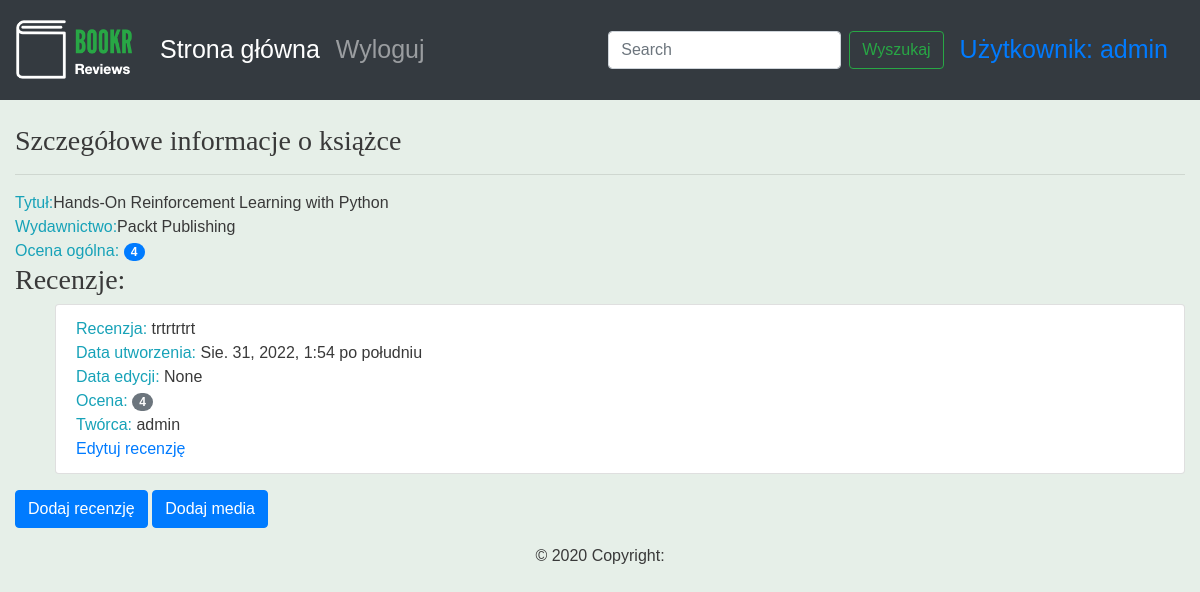
The app's page /book/6/ (signed in) with its own data.
### reviews/models.py (models this page shows, shortened)
class Book(models.Model):
    """Opublikowana książka."""
    title = models.CharField(max_length=70,
                             help_text="Tytuł książki.")
    publication_date = models.DateField(
        verbose_name="Data publikacji książki.")
    isbn = models.CharField(max_length=20,
                            verbose_name="Numer ISBN książki.")
    publisher = models.ForeignKey(Publisher, on_delete=models.CASCADE)
    contributors = models.ManyToManyField("Contributor", through="BookContributor")
    cover = models.ImageField(null=True, blank=True, upload_to="book_covers/")
    sample = models.FileField(null=True, blank=True, upload_to="book_samples/")

class Publisher(models.Model):
    name = models.CharField(max_length=50, help_text="Nazwa wydawnictwa")
    website = models.URLField(help_text="Witryna www")
    email = models.EmailField(help_text="Adres email")
    def __str__(self):
        return self.name

class Review(models.Model):
    content = models.TextField(help_text="Tekst recenzji.")
    rating = models.IntegerField(help_text="Ocena użytkownika.")
    date_created = models.DateTimeField(auto_now_add=True,
                                        help_text="Data i czas utworzenia recenzji.")
    date_edited = models.DateTimeField(null=True,
                                       help_text="Data i czas ostatniej edycji recenzji.")
    creator = models.ForeignKey(auth.get_user_model(), on_delete=models.CASCADE)
    book = models.ForeignKey(Book, on_delete=models.CASCADE,
                             help_text="Recenzowana książka.")

### reviews/views.py (the view)
# urls.py: path('book/<int:pk>/', views.book_detail, name="book_detail"),
def book_detail(request, pk):
    book = get_object_or_404(Book, pk=pk)
    reviews = book.review_set.all()
    if reviews:
        book_rating = average_rating([review.rating for review in reviews])
        context = {'book': book,
                   'book_rating': book_rating,
                   'reviews': reviews}
    else:
        context = {'book': book,
                   'book_rating': None,
                   'reviews': None}
    return render(request, "reviews/book_detail.html", context)

### reviews/utils.py (called while the page is built)
def average_rating(rating_list):
    if not rating_list:
        return 0
    return round(sum(rating_list) / len(rating_list))

### reviews/templates/reviews/book_detail.html (shortened to what this page needs)
{% extends 'base.html' %}
{% block content %}
<br>
<h3>Szczegółowe informacje o książce</h3>
<hr>
<span class="text-info">Tytuł:</span><span>{{ book.title }}</span>
<br>
<span class="text-info">Wydawnictwo:</span><span>{{ book.publisher }}</span>
<br>
{% if not reviews %}
<hr>
{% if user.is_authenticated %}
<h3>Napisz pierwszą recenzję.</h3>
{% endif %}
{% else %}
<span class="text-info">Ocena ogólna: </span><span class="badge badge-primary badge-pill">{{ book_rating }}</span>
<br>
<h3>Recenzje:</h3>
<ul>
    {% for review in reviews %}
    <li class="list-group-item">
                        <span class="text-info">Recenzja: </span> <span>{{ review.content }}</span>
                        <br>
                        <span class="text-info">Data utworzenia: </span><span>{{ review.date_created }}</span>
                        <br>
                        <span class="text-info">Data edycji: </span><span>{{ review.date_edited }}</span>
                        <br>
                        <span class="text-info">Ocena: </span><span class="badge badge-secondary badge-pill">{{ review.rating }}</span>
                        <br>
                        <span class="text-info">Twórca: </span><span>{{ review.creator.username }}</span>
                        <br>
                        {% if user.is_staff or user.id == review.creator.id %}
                        <a href="{% url 'review_edit' book.pk review.pk %}">Edytuj recenzję</a>
                        {% endif %}
                  </li>
    {% endfor %}
</ul>
{% endif %}
{% if user.is_authenticated %}
 <a class="btn btn-primary" href="{% url 'review_create' book.pk %}">Dodaj recenzję</a>
 <a class="btn btn-primary" href="{% url 'book_media' book.pk %}">Dodaj media</a>
{% endif %}
{% endblock %}

### templates/base.html (shortened to what this page needs)
<!DOCTYPE html>
{% load static %}
<html lang="en">
<head>
    <link rel="stylesheet" href="https://cdn.jsdelivr.net/npm/bootstrap@4.4.1/dist/css/bootstrap.min.css">
    <link rel="stylesheet" href="https://cdnjs.cloudflare.com/ajax/libs/font-awesome/4.7.0/css/font-awesome.min.css">
    <link rel="stylesheet" href="{% static 'css/blog.css' %}">
</head>
<body>
<nav class="navbar navbar-expand-sm navbar-dark bg-dark sticky-top">
    <a class="navbar-brand" href="/">{% block brand %}<img src="{% static 'reviews/logo.png' %}">{% endblock %}</a>
        <div class="collapse navbar-collapse" id="navbarSupportedContent">
            <ul class="navbar-nav mr-auto">
                <li class="nav-item active">
                    <a class="nav-link" href="/books/">Strona główna <span class="sr-only">(current)</span></a>
                </li>
                <li class="nav-item">
                <a class="nav-link" href="#">Wyloguj</a>
                </li>
            </ul>
             <form action="{% url 'book_search' %}" class="form-inline my-2 my-lg-0">
              <input class="form-control mr-sm-2" type="search" placeholder="Search" aria-label="Search" value="{{ search_text }}">
              <button class="btn btn-outline-success my-2 my-sm-0" type="submit">Wyszukaj</button>
            </form>
            {% if user.is_authenticated %}
            <a class="nav-link" href="profile">Użytkownik: {{ user.username }}</a>
            {% endif %}
          </div>
</nav>
<div class="container-fluid">
{% block content %}{% endblock %}
</div>
<footer class="page-footer font-small blue">
    <div class="footer-copyright text-center py-3">© 2020 Copyright:</div>
</footer>
</body>
</html>

### reviews/static/css/blog.css (style rules this page uses)
.navbar { min-height: 100px; font-size: 25px; }
.navbar-brand { font-size: 25px; }
.navbar-brand > img { height: 60px; }
body { font-family: 'Source Sans Pro', sans-serif; background-color: #e6efe8; color: #393939; }
h1, h2, h3, h4, h5, h6 { font-family: 'Libre Baskerville', serif; }

### records on screen
Book: title "Hands-On Reinforcement Learning with Python", publisher "Packt Publishing"
Review: content "trtrtrtrt", date_created "Sie. 31, 2022, 1:54 po południu", date_edited "None", rating "4", creator.username "admin"

### other values on screen
{{ user.username }} "admin"
{{ book_rating }} "4"
